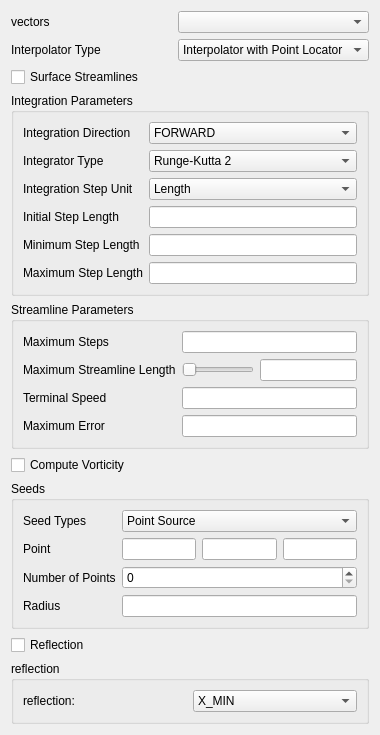
<?xml version="1.0" encoding="UTF-8"?>
<ui version="4.0">
 <class>streamLineFilterPropForm</class>
 <widget class="QWidget" name="streamLineFilterPropForm">
  <property name="geometry">
   <rect>
    <x>0</x>
    <y>0</y>
    <width>380</width>
    <height>665</height>
   </rect>
  </property>
  <property name="windowTitle">
   <string>Streamline Property</string>
  </property>
  <layout class="QVBoxLayout" name="verticalLayout">
   <item>
    <layout class="QGridLayout" name="gridLayout_4">
     <item row="0" column="0">
      <widget class="QLabel" name="label_8">
       <property name="text">
        <string>vectors</string>
       </property>
      </widget>
     </item>
     <item row="0" column="1">
      <widget class="QComboBox" name="vector_comboBox"/>
     </item>
     <item row="1" column="0">
      <widget class="QLabel" name="label_16">
       <property name="text">
        <string>Interpolator Type</string>
       </property>
      </widget>
     </item>
     <item row="1" column="1">
      <widget class="QComboBox" name="interpolatorType_comboBox">
       <item>
        <property name="text">
         <string>Interpolator with Point Locator</string>
        </property>
       </item>
       <item>
        <property name="text">
         <string>Interpolator with Cell Locator</string>
        </property>
       </item>
      </widget>
     </item>
    </layout>
   </item>
   <item>
    <widget class="QCheckBox" name="surfaceLines_checkBox">
     <property name="text">
      <string>Surface Streamlines</string>
     </property>
    </widget>
   </item>
   <item>
    <widget class="QGroupBox" name="groupBox">
     <property name="title">
      <string>Integration Parameters</string>
     </property>
     <layout class="QGridLayout" name="gridLayout">
      <item row="0" column="0">
       <widget class="QLabel" name="label">
        <property name="text">
         <string>Integration Direction</string>
        </property>
       </widget>
      </item>
      <item row="0" column="1">
       <widget class="QComboBox" name="Inte_Direction">
        <item>
         <property name="text">
          <string>FORWARD</string>
         </property>
        </item>
        <item>
         <property name="text">
          <string>BACKWARD</string>
         </property>
        </item>
        <item>
         <property name="text">
          <string>BOTH</string>
         </property>
        </item>
       </widget>
      </item>
      <item row="1" column="0">
       <widget class="QLabel" name="label_2">
        <property name="text">
         <string>Integrator Type</string>
        </property>
       </widget>
      </item>
      <item row="1" column="1">
       <widget class="QComboBox" name="inte_Type">
        <item>
         <property name="text">
          <string>Runge-Kutta 2</string>
         </property>
        </item>
        <item>
         <property name="text">
          <string>Runge-Kutta 4</string>
         </property>
        </item>
        <item>
         <property name="text">
          <string>Runge-Kutta 4-5</string>
         </property>
        </item>
       </widget>
      </item>
      <item row="2" column="0">
       <widget class="QLabel" name="label_3">
        <property name="text">
         <string>Integration Step Unit</string>
        </property>
       </widget>
      </item>
      <item row="2" column="1">
       <widget class="QComboBox" name="inte_StepUnit">
        <item>
         <property name="text">
          <string>Length</string>
         </property>
        </item>
        <item>
         <property name="text">
          <string>Cell Length</string>
         </property>
        </item>
       </widget>
      </item>
      <item row="3" column="0">
       <widget class="QLabel" name="label_10">
        <property name="text">
         <string>Initial Step Length</string>
        </property>
       </widget>
      </item>
      <item row="3" column="1">
       <widget class="QLineEdit" name="inte_InitStepLen">
        <property name="readOnly">
         <bool>true</bool>
        </property>
       </widget>
      </item>
      <item row="4" column="0">
       <widget class="QLabel" name="label_4">
        <property name="text">
         <string>Minimum Step Length</string>
        </property>
       </widget>
      </item>
      <item row="4" column="1">
       <widget class="QLineEdit" name="inte_MiniStepLen">
        <property name="readOnly">
         <bool>true</bool>
        </property>
       </widget>
      </item>
      <item row="5" column="0">
       <widget class="QLabel" name="label_5">
        <property name="text">
         <string>Maximum Step Length</string>
        </property>
       </widget>
      </item>
      <item row="5" column="1">
       <widget class="QLineEdit" name="inte_MaxiStepLen">
        <property name="readOnly">
         <bool>true</bool>
        </property>
       </widget>
      </item>
     </layout>
    </widget>
   </item>
   <item>
    <widget class="QGroupBox" name="groupBox_3">
     <property name="title">
      <string>Streamline Parameters</string>
     </property>
     <layout class="QGridLayout" name="gridLayout_3">
      <item row="0" column="0">
       <widget class="QLabel" name="label_11">
        <property name="text">
         <string>Maximum Steps</string>
        </property>
       </widget>
      </item>
      <item row="0" column="1">
       <widget class="QLineEdit" name="stream_MaxiSteps">
        <property name="readOnly">
         <bool>true</bool>
        </property>
       </widget>
      </item>
      <item row="1" column="0">
       <widget class="QLabel" name="label_6">
        <property name="text">
         <string>Maximum Streamline Length</string>
        </property>
       </widget>
      </item>
      <item row="1" column="1">
       <layout class="QHBoxLayout" name="horizontalLayout">
        <item>
         <widget class="QSlider" name="stream_MaxiLen_horizontalSlider">
          <property name="maximum">
           <number>100</number>
          </property>
          <property name="orientation">
           <enum>Qt::Horizontal</enum>
          </property>
         </widget>
        </item>
        <item>
         <widget class="QLineEdit" name="stream_MaxiLen_lineEdit">
          <property name="readOnly">
           <bool>true</bool>
          </property>
         </widget>
        </item>
       </layout>
      </item>
      <item row="2" column="0">
       <widget class="QLabel" name="label_12">
        <property name="text">
         <string>Terminal Speed</string>
        </property>
       </widget>
      </item>
      <item row="2" column="1">
       <widget class="QLineEdit" name="stream_TerminalSpeed">
        <property name="readOnly">
         <bool>true</bool>
        </property>
       </widget>
      </item>
      <item row="3" column="0">
       <widget class="QLabel" name="label_13">
        <property name="text">
         <string>Maximum Error</string>
        </property>
       </widget>
      </item>
      <item row="3" column="1">
       <widget class="QLineEdit" name="stream_MaxiError">
        <property name="readOnly">
         <bool>true</bool>
        </property>
       </widget>
      </item>
     </layout>
    </widget>
   </item>
   <item>
    <widget class="QCheckBox" name="vorticity_checkBox">
     <property name="text">
      <string>Compute Vorticity</string>
     </property>
    </widget>
   </item>
   <item>
    <widget class="QGroupBox" name="groupBox_2">
     <property name="title">
      <string>Seeds</string>
     </property>
     <layout class="QGridLayout" name="gridLayout_2">
      <item row="0" column="0">
       <widget class="QLabel" name="label_7">
        <property name="text">
         <string>Seed Types</string>
        </property>
       </widget>
      </item>
      <item row="0" column="1">
       <widget class="QComboBox" name="seeds_Type">
        <item>
         <property name="text">
          <string>Point Source</string>
         </property>
        </item>
        <item>
         <property name="text">
          <string>High Resolution Line Source</string>
         </property>
        </item>
       </widget>
      </item>
      <item row="1" column="0">
       <widget class="QLabel" name="label_9">
        <property name="text">
         <string>Point</string>
        </property>
       </widget>
      </item>
      <item row="1" column="1">
       <layout class="QHBoxLayout" name="horizontalLayout_3">
        <item>
         <widget class="QLineEdit" name="seedP1_lineEdit"/>
        </item>
        <item>
         <widget class="QLineEdit" name="seedP2_lineEdit"/>
        </item>
        <item>
         <widget class="QLineEdit" name="seedP3_lineEdit"/>
        </item>
       </layout>
      </item>
      <item row="2" column="0">
       <widget class="QLabel" name="label_14">
        <property name="text">
         <string>Number of Points</string>
        </property>
       </widget>
      </item>
      <item row="2" column="1">
       <widget class="QSpinBox" name="seedPoints_spinBox">
        <property name="maximum">
         <number>10000</number>
        </property>
       </widget>
      </item>
      <item row="3" column="0">
       <widget class="QLabel" name="label_15">
        <property name="text">
         <string>Radius</string>
        </property>
       </widget>
      </item>
      <item row="3" column="1">
       <widget class="QLineEdit" name="seedRadius_lineEdit"/>
      </item>
     </layout>
    </widget>
   </item>
   <item>
    <widget class="QCheckBox" name="reflection_checkBox">
     <property name="text">
      <string>Reflection</string>
     </property>
    </widget>
   </item>
   <item>
    <widget class="QGroupBox" name="reflection_groupBox">
     <property name="title">
      <string>reflection</string>
     </property>
     <layout class="QHBoxLayout" name="horizontalLayout_2">
      <item>
       <widget class="QLabel" name="label_17">
        <property name="text">
         <string>reflection:</string>
        </property>
       </widget>
      </item>
      <item>
       <widget class="QComboBox" name="reflection_comboBox">
        <item>
         <property name="text">
          <string>X_MIN</string>
         </property>
        </item>
        <item>
         <property name="text">
          <string>Y_MIN</string>
         </property>
        </item>
        <item>
         <property name="text">
          <string>Z_MIN</string>
         </property>
        </item>
        <item>
         <property name="text">
          <string>X_MAX</string>
         </property>
        </item>
        <item>
         <property name="text">
          <string>Y_MAX</string>
         </property>
        </item>
        <item>
         <property name="text">
          <string>Z_MAX</string>
         </property>
        </item>
        <item>
         <property name="text">
          <string>X</string>
         </property>
        </item>
        <item>
         <property name="text">
          <string>Y</string>
         </property>
        </item>
        <item>
         <property name="text">
          <string>Z</string>
         </property>
        </item>
       </widget>
      </item>
     </layout>
    </widget>
   </item>
   <item>
    <spacer name="verticalSpacer">
     <property name="orientation">
      <enum>Qt::Vertical</enum>
     </property>
     <property name="sizeHint" stdset="0">
      <size>
       <width>20</width>
       <height>73</height>
      </size>
     </property>
    </spacer>
   </item>
  </layout>
 </widget>
 <resources/>
 <connections/>
</ui>
